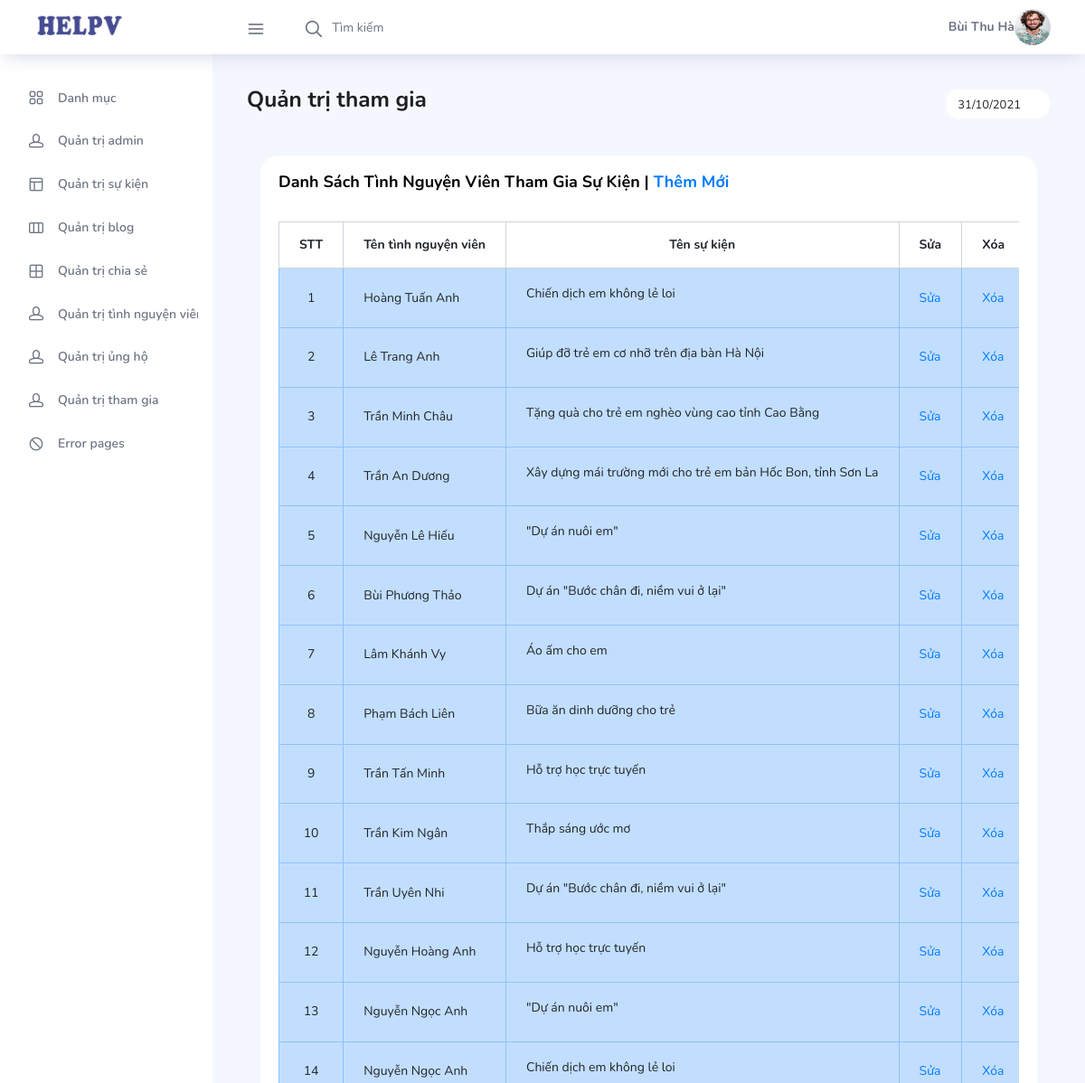
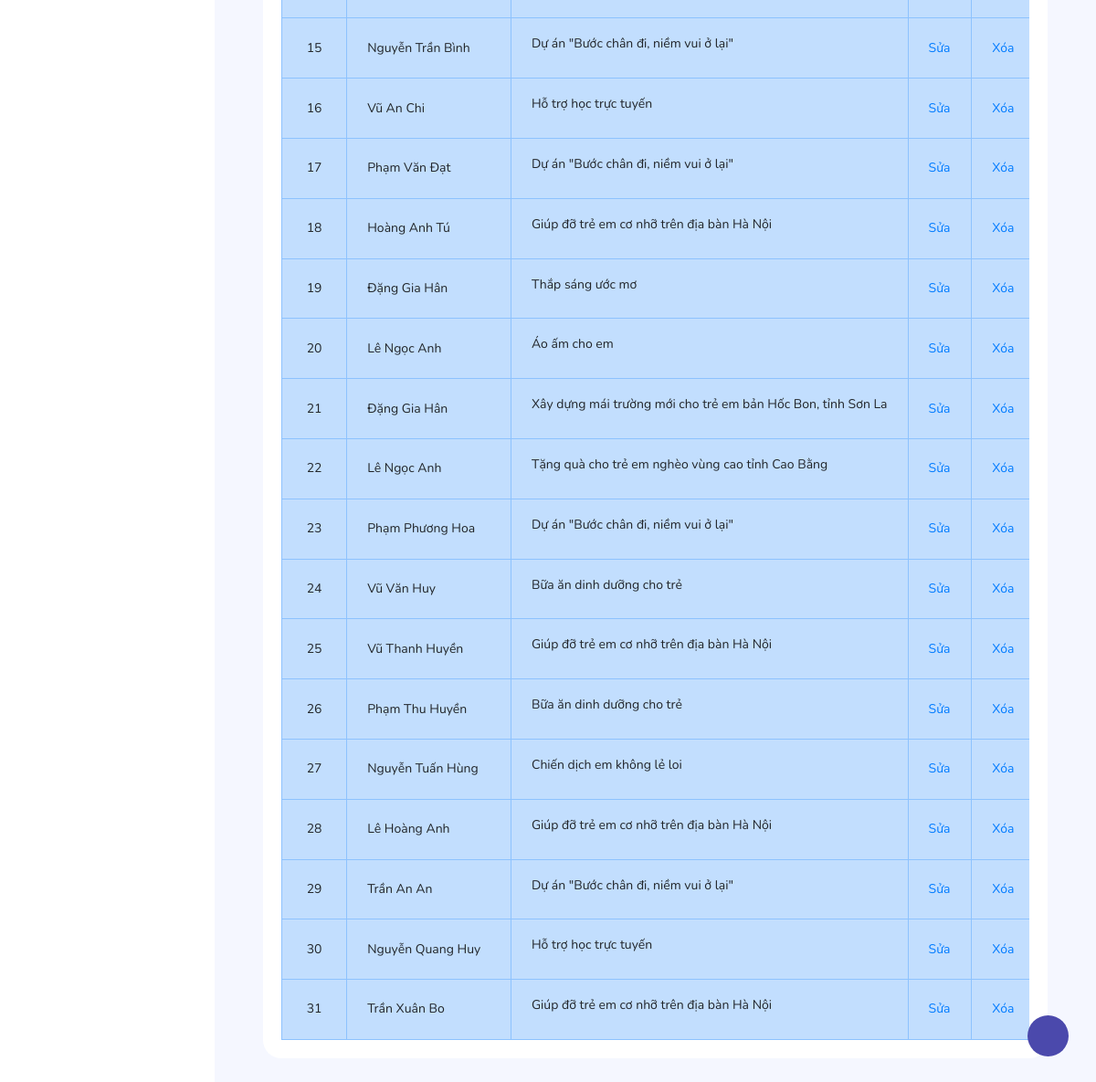
The app's page /quan_tri_tham_gia.php (signed in) with its own data (2 pictures, top to bottom).
### tables this page shows
CREATE TABLE `tbl_tham_gia` (
  `id_tham_gia` int(11) NOT NULL,
  `id_tnv` int(11) NOT NULL,
  `id_su_kien` int(11) NOT NULL
);

CREATE TABLE `tbl_tinh_nguyen_vien` (
  `id_tnv` int(11) NOT NULL,
  `ten_nv` varchar(50) NOT NULL,
  `gioi_tinh` varchar(5) NOT NULL,
  `sdt` varchar(20) NOT NULL,
  `email` text NOT NULL
);

CREATE TABLE `tbl_su_kien` (
  `id_su_kien` int(11) NOT NULL,
  `ten` varchar(100) NOT NULL,
  `mo_ta` text NOT NULL,
  `noi_dung` text NOT NULL,
  `ngay_to_chuc` date NOT NULL,
  `dia_diem` varchar(100) NOT NULL,
  `thoi_gian` text NOT NULL,
  `image` text NOT NULL,
  `so_tien_ung_ho` bigint(50) NOT NULL
);

### quan_tri_tham_gia.php (the view, shortened to what this page needs)
<?php
$ten=$_SESSION['ten'];
$anh=$_SESSION['anh'];
;?>
<!DOCTYPE html>
<html lang="en">
<head>
  <link rel="stylesheet" href="vendors/feather/feather.css">
  <link rel="stylesheet" href="vendors/ti-icons/css/themify-icons.css">
  <link rel="stylesheet" href="vendors/css/vendor.bundle.base.css">
  <link rel="stylesheet" href="vendors/datatables.net-bs4/dataTables.bootstrap4.css">
  <link rel="stylesheet" href="vendors/ti-icons/css/themify-icons.css">
  <link rel="stylesheet" type="text/css" href="js/select.dataTables.min.css">
  <link rel="stylesheet" href="css/vertical-layout-light/style.css">
</head>
<body>
  <div class="container-scroller">
    <nav class="navbar col-lg-12 col-12 p-0 fixed-top d-flex flex-row">
      <div class="text-center navbar-brand-wrapper d-flex align-items-center justify-content-center">
        <a class="navbar-brand brand-logo mr-5" href="index.php"><img src="images/a.jpg" class="mr-2" alt="logo"/></a>
      </div>
      <div class="navbar-menu-wrapper d-flex align-items-center justify-content-end">
        <button class="navbar-toggler navbar-toggler align-self-center" type="button" data-toggle="minimize">
          <span class="icon-menu"></span>
        </button>
        <ul class="navbar-nav mr-lg-2">
          <li class="nav-item nav-search d-none d-lg-block">
            <div class="input-group">
              <div class="input-group-prepend hover-cursor" id="navbar-search-icon">
                <span class="input-group-text" id="search">
                  <i class="icon-search"></i>
                </span>
              </div>
              <input type="text" class="form-control" id="navbar-search-input" placeholder="Tìm kiếm" aria-label="search" aria-describedby="search">
            </div>
          </li>
        </ul>
        <ul class="navbar-nav navbar-nav-right">
          <li class="nav-item nav-profile dropdown">
          <strong><?php echo $ten ;?></strong>
            <a class="nav-link dropdown-toggle" href="#" data-toggle="dropdown" id="profileDropdown">
              <img src="../<?php echo $anh ;?>" alt="profile"/>
            </a>
          </li>
        </ul>
      </div>
    </nav>
    <div class="container-fluid page-body-wrapper">
      <div class="theme-setting-wrapper">
        <div id="settings-trigger"><i class="ti-settings"></i></div>
      </div>
      <nav class="sidebar sidebar-offcanvas" id="sidebar">
        <ul class="nav">
          <li class="nav-item">
            <a class="nav-link" href="index.php">
              <i class="icon-grid menu-icon"></i>
              <span class="menu-title">Danh mục</span>
            </a>
          </li>
          <li class="nav-item">
            <a class="nav-link" href="quan_tri_admin.php">
              <i class="icon-head menu-icon"></i>
              <span class="menu-title">Quản trị admin</span>
            </a>
          </li>
          <li class="nav-item">
            <a class="nav-link" href="quan_tri_su_kien.php">
              <i class="icon-layout menu-icon"></i>
              <span class="menu-title">Quản trị sự kiện</span>
            </a>
          </li>
          <li class="nav-item">
            <a class="nav-link" href="quan_tri_blog.php">
              <i class="icon-columns menu-icon"></i>
              <span class="menu-title">Quản trị blog</span>
            </a>
          </li>
          <li class="nav-item">
            <a class="nav-link" href="quan_tri_chia_se.php">
              <i class="icon-grid-2 menu-icon"></i>
              <span class="menu-title">Quản trị chia sẻ</span>
            </a>
          </li>
          <li class="nav-item">
            <a class="nav-link" href="quan_tri_tinh_nguyen_vien.php">
              <i class="icon-head menu-icon"></i>
              <span class="menu-title">Quản trị tình nguyện viên</span>
            </a>
          </li>
           <li class="nav-item">
            <a class="nav-link" data-toggle="collapse" href="#auth" aria-expanded="false" aria-controls="auth">
              <i class="icon-head menu-icon"></i>
              <span class="menu-title">Quản trị ủng hộ</span>
              <i class="menu-arrow"></i>
            </a>
          </li>
          <li class="nav-item">
            <a class="nav-link" href="quan_tri_tham_gia.php">
              <i class="icon-head menu-icon"></i>
              <span class="menu-title">Quản trị tham gia</span>
            </a>
          </li>
          <li class="nav-item">
            <a class="nav-link" data-toggle="collapse" href="#error" aria-expanded="false" aria-controls="error">
              <i class="icon-ban menu-icon"></i>
              <span class="menu-title">Error pages</span>
              <i class="menu-arrow"></i>
            </a>
          </li>
        </ul>
      </nav>
      <div class="main-panel">
        <div class="content-wrapper">
          <div class="row">
            <div class="col-md-12 grid-margin">
              <div class="row">
                <div class="col-12 col-xl-8 mb-4 mb-xl-0">
                  <h3 class="font-weight-bold">Quản trị tham gia</h3>
                </div>
                <div class="col-12 col-xl-4">
                 <div class="justify-content-end d-flex">
                  <div class="dropdown flex-md-grow-1 flex-xl-grow-0">
                    <button class="btn btn-sm btn-light bg-white dropdown-toggle" type="button" id="dropdownMenuDate2">
                     <i class="mdi mdi-calendar"></i><?php echo date("d/m/Y") ;?>
                    </button>
                  </div>
                 </div>
                </div>
              </div>
            </div>
          </div>
          <div class="col-lg-12 stretch-card">
              <div class="card">
                <div class="card-body">
                  <h4 class="card-title">Danh sách tình nguyện viên tham gia sự kiện | <a href="tham_gia_them_moi.php">Thêm mới</a></h4>
                  <div class="table-responsive pt-3">
                    <table class="table table-bordered">
                      <thead>
                        <tr>
                          <th style="text-align: center;">
                            STT
                          </th>
                          <th style="text-align: center;">
                            Tên tình nguyện viên
                          </th>
                          <th style="text-align: center;">
                            Tên sự kiện
                          </th>
                          <th style="text-align: center;">Sửa</th>
                          <th style="text-align: center;">Xóa</th>
                        </tr>
                      </thead>
                      <tbody>
                        <?php
                                    include('../config.php');
                                    $sql = "
                                            select tbl_tham_gia.id_tham_gia, tbl_tinh_nguyen_vien.id_tnv, tbl_su_kien.id_su_kien, tbl_tinh_nguyen_vien.ten_nv, tbl_su_kien.ten from (tbl_tinh_nguyen_vien join tbl_tham_gia on tbl_tinh_nguyen_vien.id_tnv=tbl_tham_gia.id_tnv) join tbl_su_kien on tbl_tham_gia.id_su_kien=tbl_su_kien.id_su_kien";
                                    $noi_dung_su_kien = mysqli_query($ket_noi, $sql);
                                    $i=0;
                                    while ($row = mysqli_fetch_array($noi_dung_su_kien))
                                        {
                                            $i++;
                                            ;?>
                                        <tr class="table-info">
                                            <td style="text-align: center;"><?php echo $i;?></td>
                                            <td><?php echo $row["ten_nv"] ;?></td>
                                            <td><?php echo $row["ten"] ;?></td>
                                            <td><a href="tham_gia_sua.php?id=<?php echo $row['id_tham_gia'];?>">Sửa</a></td>
                                            <td><a href="tham_gia_xoa.php?id=<?php echo $row['id_tham_gia'];?>">Xóa</a></td>
                                        </tr>
                                        <?php }
                                        mysqli_close($ket_noi) ;?>
                      </tbody>
                    </table>
                  </div>
                </div>
              </div>
            </div>
          </div>
        </div>
      </div>
    </div>
</body>
</html>

### records on screen
tbl_tham_gia: id_tnv.ten_nv "Hoàng Tuấn Anh", id_su_kien.ten "Chiến dịch em không lẻ loi"
tbl_tham_gia: id_tnv.ten_nv "Lê Trang Anh", id_su_kien.ten "Giúp đỡ trẻ em cơ nhỡ trên địa bàn Hà Nội"
tbl_tham_gia: id_tnv.ten_nv "Trần Minh Châu", id_su_kien.ten "Tặng quà cho trẻ em nghèo vùng cao tỉnh Cao Bằng"
tbl_tham_gia: id_tnv.ten_nv "Trần An Dương", id_su_kien.ten "Xây dựng mái trường mới cho trẻ em bản Hốc Bon, tỉnh Sơn La"
tbl_tham_gia: id_tnv.ten_nv "Nguyễn Lê Hiếu", id_su_kien.ten "\"Dự án nuôi em\""
tbl_tham_gia: id_tnv.ten_nv "Bùi Phương Thảo", id_su_kien.ten "Dự án \"Bước chân đi, niềm vui ở lại\""
tbl_tham_gia: id_tnv.ten_nv "Lâm Khánh Vy", id_su_kien.ten "Áo ấm cho em"
tbl_tham_gia: id_tnv.ten_nv "Phạm Bách Liên", id_su_kien.ten "Bữa ăn dinh dưỡng cho trẻ"
tbl_tham_gia: id_tnv.ten_nv "Trần Tấn Minh", id_su_kien.ten "Hỗ trợ học trực tuyến"
tbl_tham_gia: id_tnv.ten_nv "Trần Kim Ngân", id_su_kien.ten "Thắp sáng ước mơ"
tbl_tham_gia: id_tnv.ten_nv "Trần Uyên Nhi", id_su_kien.ten "Dự án \"Bước chân đi, niềm vui ở lại\""
tbl_tham_gia: id_tnv.ten_nv "Nguyễn Hoàng Anh", id_su_kien.ten "Hỗ trợ học trực tuyến"
tbl_tham_gia: id_tnv.ten_nv "Nguyễn Ngọc Anh", id_su_kien.ten "\"Dự án nuôi em\""
tbl_tham_gia: id_tnv.ten_nv "Nguyễn Ngọc Anh", id_su_kien.ten "Chiến dịch em không lẻ loi"
tbl_tham_gia: id_tnv.ten_nv "Nguyễn Trần Bình", id_su_kien.ten "Dự án \"Bước chân đi, niềm vui ở lại\""
tbl_tham_gia: id_tnv.ten_nv "Vũ An Chi", id_su_kien.ten "Hỗ trợ học trực tuyến"
tbl_tham_gia: id_tnv.ten_nv "Phạm Văn Đạt", id_su_kien.ten "Dự án \"Bước chân đi, niềm vui ở lại\""
tbl_tham_gia: id_tnv.ten_nv "Hoàng Anh Tú", id_su_kien.ten "Giúp đỡ trẻ em cơ nhỡ trên địa bàn Hà Nội"
tbl_tham_gia: id_tnv.ten_nv "Đặng Gia Hân", id_su_kien.ten "Thắp sáng ước mơ"
tbl_tham_gia: id_tnv.ten_nv "Lê Ngọc Anh", id_su_kien.ten "Áo ấm cho em"
tbl_tham_gia: id_tnv.ten_nv "Đặng Gia Hân", id_su_kien.ten "Xây dựng mái trường mới cho trẻ em bản Hốc Bon, tỉnh Sơn La"
tbl_tham_gia: id_tnv.ten_nv "Lê Ngọc Anh", id_su_kien.ten "Tặng quà cho trẻ em nghèo vùng cao tỉnh Cao Bằng"
tbl_tham_gia: id_tnv.ten_nv "Phạm Phương Hoa", id_su_kien.ten "Dự án \"Bước chân đi, niềm vui ở lại\""
tbl_tham_gia: id_tnv.ten_nv "Vũ Văn Huy", id_su_kien.ten "Bữa ăn dinh dưỡng cho trẻ"
tbl_tham_gia: id_tnv.ten_nv "Vũ Thanh Huyền", id_su_kien.ten "Giúp đỡ trẻ em cơ nhỡ trên địa bàn Hà Nội"
tbl_tham_gia: id_tnv.ten_nv "Phạm Thu Huyền", id_su_kien.ten "Bữa ăn dinh dưỡng cho trẻ"
tbl_tham_gia: id_tnv.ten_nv "Nguyễn Tuấn Hùng", id_su_kien.ten "Chiến dịch em không lẻ loi"
tbl_tham_gia: id_tnv.ten_nv "Lê Hoàng Anh", id_su_kien.ten "Giúp đỡ trẻ em cơ nhỡ trên địa bàn Hà Nội"
tbl_tham_gia: id_tnv.ten_nv "Trần An An", id_su_kien.ten "Dự án \"Bước chân đi, niềm vui ở lại\""
tbl_tham_gia: id_tnv.ten_nv "Nguyễn Quang Huy", id_su_kien.ten "Hỗ trợ học trực tuyến"
tbl_tham_gia: id_tnv.ten_nv "Trần Xuân Bo", id_su_kien.ten "Giúp đỡ trẻ em cơ nhỡ trên địa bàn Hà Nội"

### other values on screen
$ten "Bùi Thu Hà"
